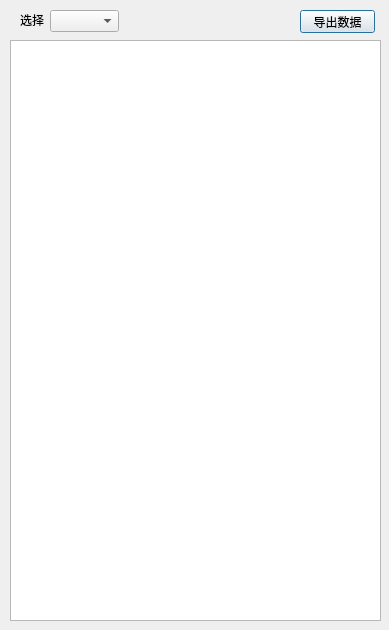
<?xml version="1.0" encoding="UTF-8"?>
<ui version="4.0">
 <class>Dialog</class>
 <widget class="QDialog" name="Dialog">
  <property name="geometry">
   <rect>
    <x>0</x>
    <y>0</y>
    <width>389</width>
    <height>630</height>
   </rect>
  </property>
  <property name="windowTitle">
   <string>Dialog</string>
  </property>
  <widget class="QTableView" name="tableView">
   <property name="geometry">
    <rect>
     <x>10</x>
     <y>40</y>
     <width>371</width>
     <height>581</height>
    </rect>
   </property>
  </widget>
  <widget class="QPushButton" name="pushButton">
   <property name="geometry">
    <rect>
     <x>300</x>
     <y>10</y>
     <width>75</width>
     <height>23</height>
    </rect>
   </property>
   <property name="text">
    <string>导出数据</string>
   </property>
  </widget>
  <widget class="QComboBox" name="comboBox">
   <property name="geometry">
    <rect>
     <x>50</x>
     <y>10</y>
     <width>69</width>
     <height>22</height>
    </rect>
   </property>
  </widget>
  <widget class="QLabel" name="label">
   <property name="geometry">
    <rect>
     <x>20</x>
     <y>10</y>
     <width>31</width>
     <height>20</height>
    </rect>
   </property>
   <property name="text">
    <string>选择</string>
   </property>
  </widget>
 </widget>
 <resources/>
 <connections/>
</ui>
